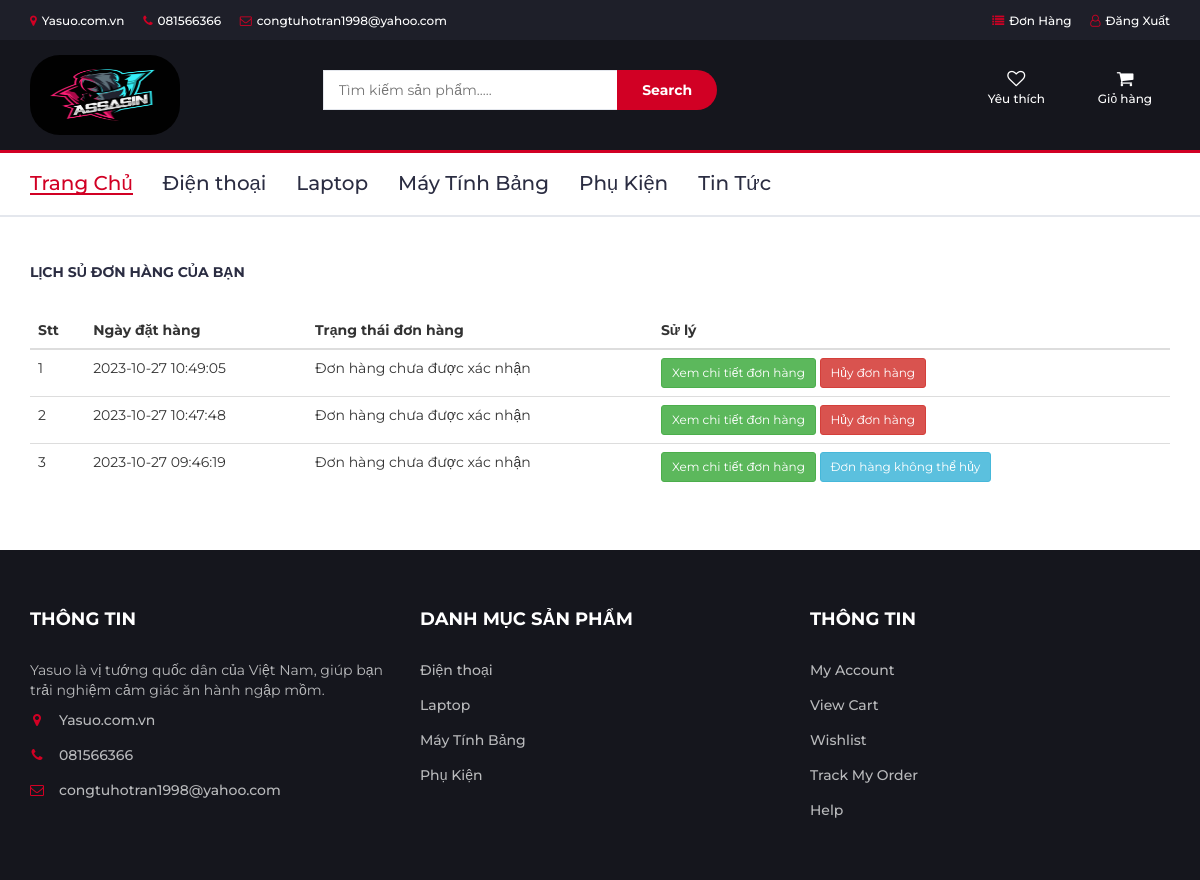
The page /cart/listorder (signed in) on the database its author committed.
### tables this page shows
CREATE TABLE `tbl_settings` (
  `id` int(11) NOT NULL,
  `website_name` varchar(255) NOT NULL,
  `website_url` varchar(255) NOT NULL,
  `phone` varchar(100) NOT NULL,
  `email` varchar(100) NOT NULL,
  `facebook` varchar(100) NOT NULL,
  `status` int(11) DEFAULT NULL,
  `created_at` timestamp NULL DEFAULT NULL,
  `updated_at` timestamp NULL DEFAULT NULL
);

CREATE TABLE `tbl_category_product` (
  `id_category_product` int(11) NOT NULL,
  `title_category_product` varchar(255) DEFAULT NULL,
  `desc_category_product` text DEFAULT NULL,
  `status` int(11) NOT NULL,
  `created_at` timestamp NULL DEFAULT NULL,
  `updated_at` timestamp NULL DEFAULT NULL
);

CREATE TABLE `tbl_orders` (
  `order_id` int(11) NOT NULL,
  `user_id` int(11) NOT NULL,
  `order_code` varchar(100) NOT NULL,
  `order_date` varchar(100) NOT NULL,
  `order_status` int(11) NOT NULL
);

### Controllers/AuthController.php (called while the page is built, shortened)
<?php
class AuthController
{
    protected function view($path, array $data = []){
        $path = self::VIEW .'/'.str_replace('.','/',$path).'.php';
        return require ($path);
    }
}

### Controllers/CartController.php (called while the page is built, shortened)
<?php
class CartController extends AuthController
{
    private $homeModel;
    private $cartModel;
    public function __construct()
    {
        $this->homeModel = new HomeModel;
        $this->cartModel = new CartModel;
    }
    public function listorder()
    {
        $data['category'] = $this->homeModel->getCategory();
        $data['setting'] = $this->homeModel->getSetting();
        $this->view('layout/header', $data);
        $userData = Session::getUserData();
        $userId = $userData['id_user'];
        $data['orders'] = $this->cartModel->getOrderID($userId);
        $this->view('cart.order', $data);
        $this->view('layout.footer', $data);
    }
}

### Models/AuthModel.php (called while the page is built, shortened)
<?php
class AuthModel extends Database
{
    public function select($sql, $data = array(), $fetchStyle = MYSQLI_ASSOC) {
        $connection = $this->connect();
        if ($connection) {
            $stmt = $connection->prepare($sql);
            if ($stmt) {
                $stmt->execute();
                $result = $stmt->get_result();
                $rows = array();
                while ($row = $result->fetch_array($fetchStyle)) {
                    $rows[] = $row;
                }
                return $rows;
            } else {
                return false;
            }
        } else {
            return false;
        }
    }
}

### Models/HomeModel.php (called while the page is built, shortened)
<?php
class HomeModel extends AuthModel
{
    protected $table_category ='tbl_category_product';
    protected $table_setting='tbl_settings';
    public function getSetting()
    {
        $sql = "SELECT * FROM $this->table_setting WHERE $this->table_setting.status = 1";
        return $this->select($sql);
    }
    public function getCategory()
    {
        $sql = "SELECT * FROM $this->table_category WHERE $this->table_category.status = 0";
        return $this->select($sql);
    }
}

### Models/Session.php (called while the page is built, shortened)
<?php
class Session {
    public static function get($key) {
        return isset($_SESSION[$key]) ? $_SESSION[$key] : null;
    }
}

### Models/CartModel.php (called while the page is built, shortened)
<?php
class CartModel extends AuthModel
{
    protected $table_order ='tbl_orders';
        public function getOrderID($userId){
            $sql="SELECT * FROM $this->table_order WHERE $this->table_order.user_id = $userId ORDER BY $this->table_order.order_id desc ";
            return $this->select($sql);
        }
}

### Views/cart/order.php (the view, shortened to what this page needs)
<div class="section">
    <div class="container">
        <div class="row">
            <div class="col-md-12">
                <div class="billing-details">
                    <div class="section-title">
                        <h5 class="title">Lịch sủ đơn Hàng của bạn</h5><br />
                    </div>
                    <table class="table">
                        <thead>
                            <tr>
                                <th scope="col">Stt</th>
                                <th scope="col">Ngày đặt hàng</th>
                                <th scope="col">Trạng thái đơn hàng</th>
                                <th scope="col">Sử lý</th>
                            </tr>
                        </thead>
                        <tbody>
                            <?php
                            $j = 0;
                            foreach ($orders as $keys => $i) {
                                $j++;
                                ?>
                            <tr>
                                <td>
                                    <?php echo $j ?>
                                </td>
                                <td>
                                    <?php echo $i['order_date'] ?>
                                </td>
                                <td>
                                    <?php
                                        if ($i['order_status'] == 1) {
                                            ?>
                                    Đơn hàng đã được xác nhận
                                    <?php
                                        } else {
                                            ?>
                                    Đơn hàng chưa được xác nhận
                                    <?php
                                        }
                                        ?>
                                </td>
                                <td>
                                    <a class="btn btn-success btn-sm"
                                        href="<?php echo BASE_URL ?>/cart/orderdetail/<?php echo $i['order_code'] ?>">Xem
                                        chi tiết đơn hàng</a>
                                    <?php
                                        if ($i['order_status'] == 0) {
                                            ?>
                                    <button type="button" class="btn btn-danger btn-sm" data-toggle="modal"
                                        data-target="#deletedetail_<?php echo $i['order_code'] ?>">
                                        Hủy đơn hàng
                                    </button>
                                    <?php
                                            } else {
                                            ?>
                                    <button class="btn btn-info btn-sm">Đơn hàng không thể hủy</button>
                                    <?php
                                        }
                                        ?>
                                </td>
                            </tr>
                            <?php
                            }
                            ?>
                        </tbody>
                    </table>
                </div>
            </div>
        </div>
    </div>
</div>

### Views/layout/header.php (shortened to what this page needs)
<!DOCTYPE html>
<html lang="en">
	<head>
<link type="text/css" rel="stylesheet" href="<?php echo BASE_URL ?>/public/views/css/bootstrap.min.css"/>
<link type="text/css" rel="stylesheet" href="<?php echo BASE_URL ?>/public/views/css/slick.css"/>
<link type="text/css" rel="stylesheet" href="<?php echo BASE_URL ?>/public/views/css/slick-theme.css"/>
<link type="text/css" rel="stylesheet" href="<?php echo BASE_URL ?>/public/views/css/nouislider.min.css"/>
<link rel="stylesheet" href="<?php echo BASE_URL ?>/public/views/css/font-awesome.min.css">
<link type="text/css" rel="stylesheet" href="<?php echo BASE_URL ?>/public/views/css/style.css"/>
</head>
<body>
<header>
<div id="top-header">
   <div class="container">
      <ul class="header-links pull-left">
      <?php
         foreach($setting as $keys => $i){
         ?>
         <li><a href="<?php echo $i['website_url']?>"><i class="fa fa-map-marker"></i><?php echo $i['website_name'] ?></a></li>
         <?php
         }
         ?>
         <?php
         foreach($setting as $keys => $i){
         ?>
         <li><a href="#"><i class="fa fa-phone"></i><?php echo $i['phone'] ?></a></li>
         <?php
         }
         ?>
           <?php
         foreach($setting as $keys => $i){
         ?>
         <li><a href="<?php echo $i['facebook']?>"><i class="fa fa-envelope-o"></i><?php echo $i['email'] ?></a></li>
         <?php
         }
         ?>
      </ul>
      <ul class="header-links pull-right">
                                 <?php
                                 if (Session::get('users')){
                                 ?>
                                 <li><a href="<?php echo BASE_URL ?>/cart/listorder"><i class="fa fa-list"></i>Đơn Hàng</a></li>
                                 <li><a href="<?php echo BASE_URL ?>/user/logout"><i class="fa fa-user-o"></i>Đăng Xuất</a></li>
                                 <?php
                                 }else{
                                 ?>
                                  <li><a href="<?php echo BASE_URL ?>/user"><i class="fa fa-user-o"></i>Tài khoản</a></li>
                                 <?php
                                 }
                                 ?>
      </ul>
   </div>
</div>
<div id="header">
   <div class="container">
      <div class="row">
         <div class="col-md-3">
            <div class="header-logo">
               <a href="<?php echo BASE_URL ?>" class="logo">
                  <img src="<?php echo BASE_URL ?>/public/uploads/img_logo/logo2.jpg" style="height: 80px; width:150px; border-radius:30px" alt="">
               </a>
            </div>
         </div>
         <div class="col-md-6">
            <div class="header-search">
            <form action="<?php echo BASE_URL; ?>/product/search_product" method="GET">
                  <input class="input"  name="keyword" placeholder="Tìm kiếm sản phẩm.....">
                  <button class="search-btn" type="submit">Search</button>
               </form>
            </div>
         </div>
         <div class="col-md-3 clearfix">
            <div class="header-ctn">
               <div>
                  <a href="<?php echo BASE_URL ?>/wishlist/wishlist">
                     <i class="fa fa-heart-o"></i>
                     <?php
                         if (Session::get('users')){
                     ?>
                       <span>Yêu thích</span>
                     <?php
                         }else{
                     ?>
                     <span>Yêu thích</span>
                     <div class="qty">0</div>
                     <?php
                         }
                     ?>
                  </a>
               </div>
               <div>
                  <a href="<?php echo BASE_URL ?>/cart/index">
                     <i class="fa fa-shopping-cart"></i>
                     <?php
                         if (Session::get('users')){
                     ?>
                       <span>Giỏ hàng</span>
                     <?php
                         }else{
                     ?>
                     <span>Giỏ hàng</span>
                     <div class="qty">0</div>
                     <?php
                         }
                     ?>
                  </a>
               </div>
            </div>
         </div>
      </div>
   </div>
</div>
<nav id="navigation">
			<div class="container">
				<div id="responsive-nav">
					<ul class="main-nav nav navbar-nav">
						<li class="active"><a href="<?php echo BASE_URL ?>/home/index">Trang Chủ</a></li>
                  <?php
                     foreach($category as $key => $cate):
                  ?>
                  	<li><a href="<?php echo BASE_URL ?>/product/product_category/<?php echo $cate['id_category_product'] ?>"><?php echo $cate['title_category_product'] ?></a>
                  <?php
                     endforeach;
                  ?>
						<li><a href="<?php echo BASE_URL ?>/new/index">Tin Tức</a></li>
					</ul>
				</div>
			</div>
		</nav>
</header>

### Views/layout/footer.php (shortened to what this page needs)
<footer id="footer">
   <div class="section">
      <div class="container">
         <div class="row">
            <div class="col-md-4 col-xs-6">
               <div class="footer">
                  <h3 class="footer-title">Thông tin</h3>
                  <p>Yasuo là vị tướng quốc dân của Việt Nam, giúp bạn trải nghiệm cảm giác ăn hành ngập mồm.</p>
                  <ul class="footer-links">
                  <?php
                     foreach($setting as $keys => $i){
                     ?>
                     <li><a href="<?php echo $i['website_url']?>"><i class="fa fa-map-marker"></i><?php echo $i['website_name'] ?></a></li>
                     <?php
                     }
                     ?>
                     <?php
                     foreach($setting as $keys => $i){
                     ?>
                     <li><a href="#"><i class="fa fa-phone"></i><?php echo $i['phone'] ?></a></li>
                     <?php
                     }
                     ?>
                     <?php
                     foreach($setting as $keys => $i){
                     ?>
                     <li><a href="<?php echo $i['facebook']?>"><i class="fa fa-envelope-o"></i><?php echo $i['email'] ?></a></li>
                     <?php
                     }
                     ?>
                  </ul>
               </div>
            </div>
            <div class="col-md-4 col-xs-6">
               <div class="footer">
                  <h3 class="footer-title">Danh Mục Sản Phẩm</h3>
                  <ul class="footer-links">
                  <?php
                     foreach($category as $key => $cate):
                  ?>
						   <li><a href="<?php echo BASE_URL ?>/product/product_category/<?php echo $cate['id_category_product'] ?>"><?php echo $cate['title_category_product'] ?></a></li>
                  <?php
                     endforeach;
                  ?>
                  </ul>
               </div>
            </div>
            <div class="col-md-4 col-xs-6">
               <div class="footer">
                  <h3 class="footer-title">Thông Tin</h3>
                  <ul class="footer-links">
                     <li><a href="#">My Account</a></li>
                     <li><a href="#">View Cart</a></li>
                     <li><a href="#">Wishlist</a></li>
                     <li><a href="#">Track My Order</a></li>
                     <li><a href="#">Help</a></li>
                  </ul>
               </div>
            </div>
         </div>
      </div>
   </div>
</footer>
</body>
</html>

### rows shown on the page
tbl_settings: website_name "Yasuo.com.vn", phone "081566366", email "congtuhotran1998@yahoo.com"
tbl_category_product: title_category_product "Điện thoại"
tbl_category_product: title_category_product "Laptop"
tbl_category_product: title_category_product "Máy Tính Bảng"
tbl_category_product: title_category_product "Phụ Kiện"
tbl_orders: order_date "2023-10-27 10:49:05", order_status "Đơn hàng chưa được xác nhận"
tbl_orders: order_date "2023-10-27 10:47:48", order_status "Đơn hàng chưa được xác nhận"
tbl_orders: order_date "2023-10-27 09:46:19", order_status "Đơn hàng chưa được xác nhận"
